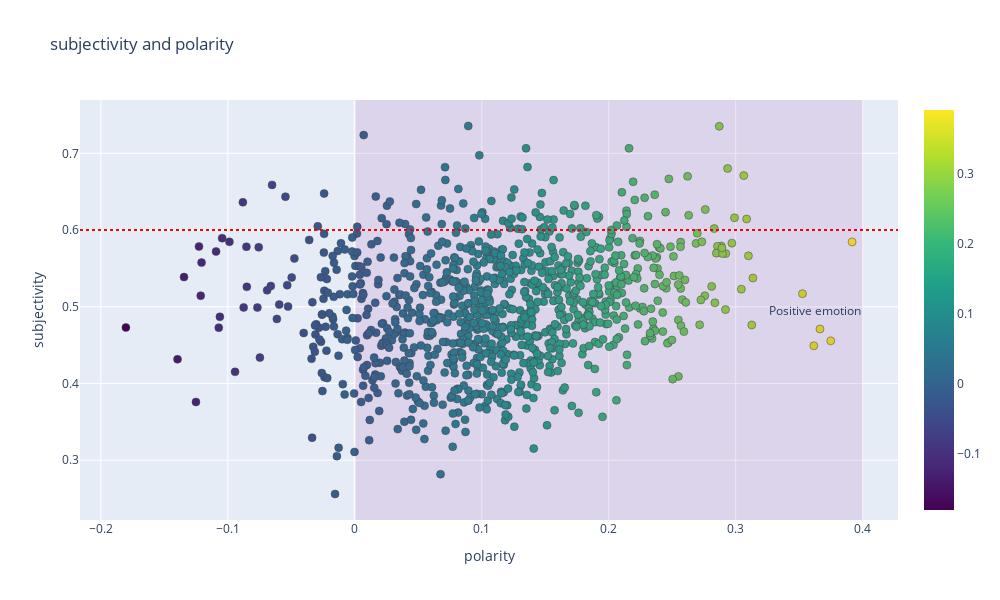

Notebook code for this chart:
### Code cell
import plotly.graph_objects as go
fig = go.Figure(data=go.Scatter(x=df['polarity'],
                                y=df['subjectivity'],
                                mode='markers',
                                marker=dict(size=8,
                                            color=df.polarity, 
                                            colorscale='Viridis',
                                            showscale=True,
                                            line_width=0.5),
                                text=data['sub_category']))
fig.add_hline(y=0.6,line_dash="dot", line_color="red", line_width=2)
fig.add_vrect(x0=0, x1=0.4, line_width=0, fillcolor="purple", opacity=0.1, annotation_text = "Positive emotion",
             annotation_position = "inside right")
fig.update_yaxes(title_text="subjectivity")
fig.update_xaxes(title_text="polarity")
fig.update_layout(title_text= "subjectivity and polarity",
                 height=600, width = 1000)
fig.show()

### Figure 1 — Plotly figure (JSON) as saved in the notebook; plotly's stock layout.template omitted (floating-point values rounded to 4 significant figures; data arrays with more than 128 entries replaced by an {"elided": "..."} marker saying what was removed)
{"data": [{"marker": {"color": {"elided": "1000 float values"}, "colorscale": [[0, "#440154"], [0.1111, "#482878"], [0.2222, "#3e4989"], [0.3333, "#31688e"], [0.4444, "#26828e"], [0.5556, "#1f9e89"], [0.6667, "#35b779"], [0.7778, "#6ece58"], [0.8889, "#b5de2b"], [1, "#fde725"]], "line": {"width": 0.5}, "showscale": true, "size": 8}, "mode": "markers", "text": {"elided": "1000 str values"}, "type": "scatter", "x": {"elided": "1000 float values"}, "y": {"elided": "1000 float values"}}], "layout": {"annotations": [{"showarrow": false, "text": "Positive emotion", "x": 0.4, "xanchor": "right", "xref": "x", "y": 0.5, "yanchor": "middle", "yref": "y domain"}], "height": 600, "shapes": [{"line": {"color": "red", "dash": "dot", "width": 2}, "type": "line", "x0": 0, "x1": 1, "xref": "x domain", "y0": 0.6, "y1": 0.6, "yref": "y"}, {"fillcolor": "purple", "line": {"width": 0}, "opacity": 0.1, "type": "rect", "x0": 0, "x1": 0.4, "xref": "x", "y0": 0, "y1": 1, "yref": "y domain"}], "title": {"text": "subjectivity and polarity"}, "width": 1000, "xaxis": {"title": {"text": "polarity"}}, "yaxis": {"title": {"text": "subjectivity"}}}}
